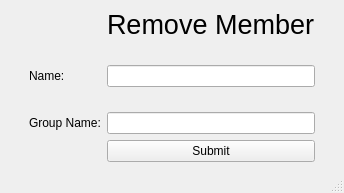
<?xml version="1.0" encoding="UTF-8"?>
<ui version="4.0">
 <class>MainWindow</class>
 <widget class="QMainWindow" name="MainWindow">
  <property name="geometry">
   <rect>
    <x>0</x>
    <y>0</y>
    <width>340</width>
    <height>193</height>
   </rect>
  </property>
  <property name="windowTitle">
   <string>Remove Member</string>
  </property>
  <widget class="QWidget" name="centralwidget">
   <layout class="QGridLayout" name="gridLayout">
    <item row="3" column="2">
     <widget class="QLineEdit" name="group_name_entry">
      <property name="text">
       <string/>
      </property>
     </widget>
    </item>
    <item row="2" column="0">
     <spacer name="verticalSpacer_2">
      <property name="orientation">
       <enum>Qt::Vertical</enum>
      </property>
      <property name="sizeHint" stdset="0">
       <size>
        <width>20</width>
        <height>40</height>
       </size>
      </property>
     </spacer>
    </item>
    <item row="2" column="1">
     <widget class="QLabel" name="name_label">
      <property name="text">
       <string>Name:</string>
      </property>
     </widget>
    </item>
    <item row="2" column="3">
     <spacer name="verticalSpacer">
      <property name="orientation">
       <enum>Qt::Vertical</enum>
      </property>
      <property name="sizeHint" stdset="0">
       <size>
        <width>20</width>
        <height>40</height>
       </size>
      </property>
     </spacer>
    </item>
    <item row="4" column="2">
     <widget class="QPushButton" name="submission_button">
      <property name="text">
       <string>Submit</string>
      </property>
     </widget>
    </item>
    <item row="3" column="1">
     <widget class="QLabel" name="group_name_label">
      <property name="text">
       <string>Group Name:</string>
      </property>
     </widget>
    </item>
    <item row="2" column="2">
     <widget class="QLineEdit" name="name_entry">
      <property name="text">
       <string/>
      </property>
     </widget>
    </item>
    <item row="1" column="2">
     <widget class="QLabel" name="title">
      <property name="font">
       <font>
        <pointsize>20</pointsize>
       </font>
      </property>
      <property name="text">
       <string>Remove Member</string>
      </property>
     </widget>
    </item>
   </layout>
  </widget>
  <widget class="QMenuBar" name="menubar">
   <property name="geometry">
    <rect>
     <x>0</x>
     <y>0</y>
     <width>340</width>
     <height>21</height>
    </rect>
   </property>
  </widget>
  <widget class="QStatusBar" name="statusbar"/>
 </widget>
 <resources/>
 <connections/>
</ui>
